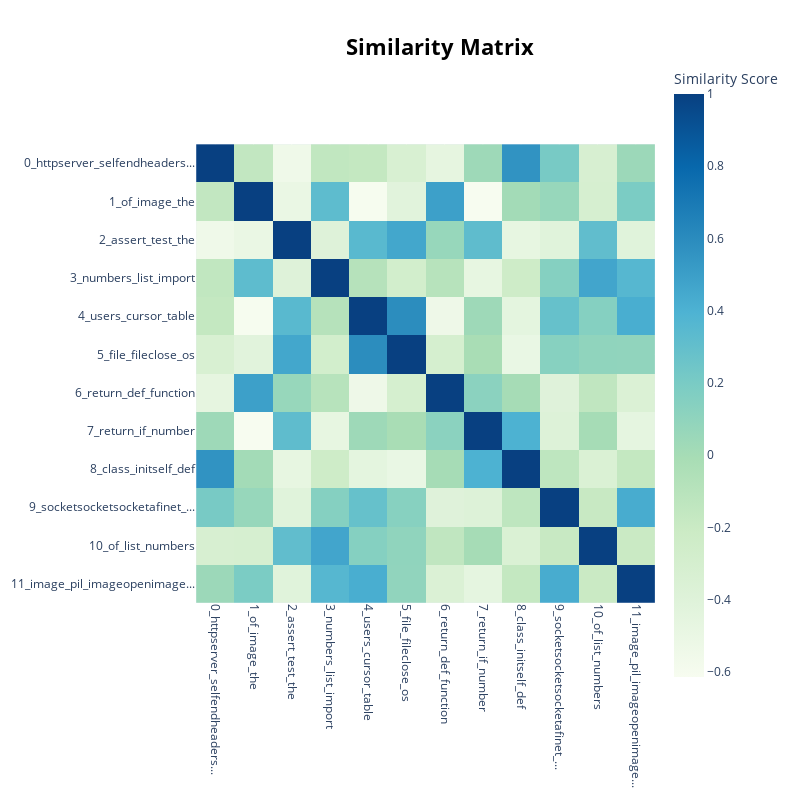

This figure's notebook cell:
### Code cell
fig = constant_topic_model.visualize_heatmap()
fig.update_xaxes(tickangle=90)  
fig.show()

### Figure 1 — Plotly figure (JSON) as saved in the notebook; plotly's stock layout.template omitted (floating-point values rounded to 4 significant figures; data arrays with more than 128 entries replaced by an {"elided": "..."} marker saying what was removed)
{"data": [{"coloraxis": "coloraxis", "hovertemplate": "x: %{x}<br>y: %{y}<br>Similarity Score: %{z}<extra></extra>", "name": "0", "type": "heatmap", "x": ["0_httpserver_selfendheaders...", "1_of_image_the", "2_assert_test_the", "3_numbers_list_import", "4_users_cursor_table", "5_file_fileclose_os", "6_return_def_function", "7_return_if_number", "8_class_initself_def", "9_socketsocketsocketafinet_...", "10_of_list_numbers", "11_image_pil_imageopenimage..."], "xaxis": "x", "y": ["0_httpserver_selfendheaders...", "1_of_image_the", "2_assert_test_the", "3_numbers_list_import", "4_users_cursor_table", "5_file_fileclose_os", "6_return_def_function", "7_return_if_number", "8_class_initself_def", "9_socketsocketsocketafinet_...", "10_of_list_numbers", "11_image_pil_imageopenimage..."], "yaxis": "y", "z": {"elided": "12x12 float values"}}], "layout": {"coloraxis": {"colorbar": {"title": {"text": "Similarity Score"}}, "colorscale": [[0, "rgb(247,252,240)"], [0.125, "rgb(224,243,219)"], [0.25, "rgb(204,235,197)"], [0.375, "rgb(168,221,181)"], [0.5, "rgb(123,204,196)"], [0.625, "rgb(78,179,211)"], [0.75, "rgb(43,140,190)"], [0.875, "rgb(8,104,172)"], [1, "rgb(8,64,129)"]]}, "height": 800, "hoverlabel": {"bgcolor": "white", "font": {"family": "Rockwell", "size": 16}}, "legend": {"title": {"text": "Trend"}}, "margin": {"t": 60}, "showlegend": true, "title": {"font": {"color": "Black", "size": 22}, "text": "<b>Similarity Matrix</b>", "x": 0.55, "xanchor": "center", "y": 0.95, "yanchor": "top"}, "width": 800, "xaxis": {"anchor": "y", "constrain": "domain", "domain": [0, 1], "scaleanchor": "y", "tickangle": 90}, "yaxis": {"anchor": "x", "autorange": "reversed", "constrain": "domain", "domain": [0, 1]}}}
